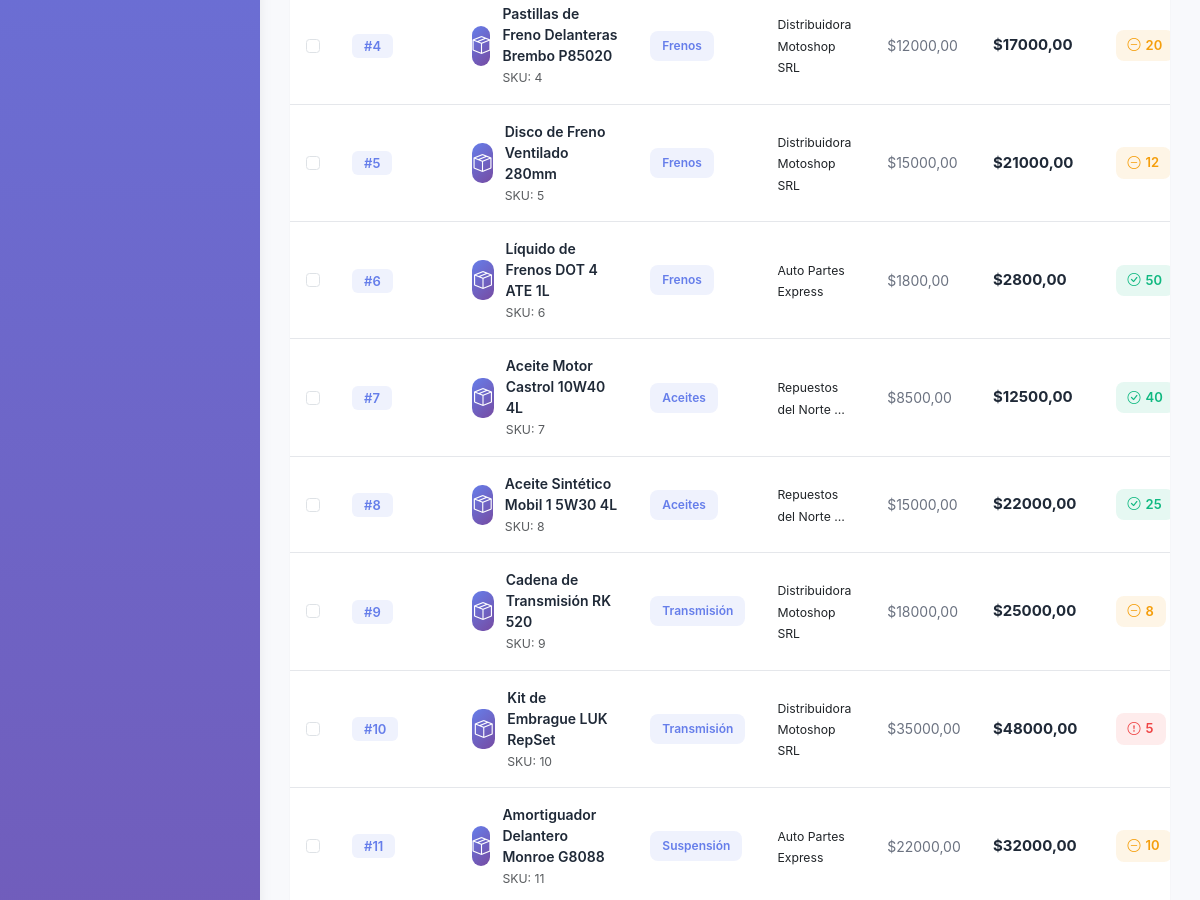
/inventario/productos/ (signed in, middle part), run on an earlier commit of the app's database.
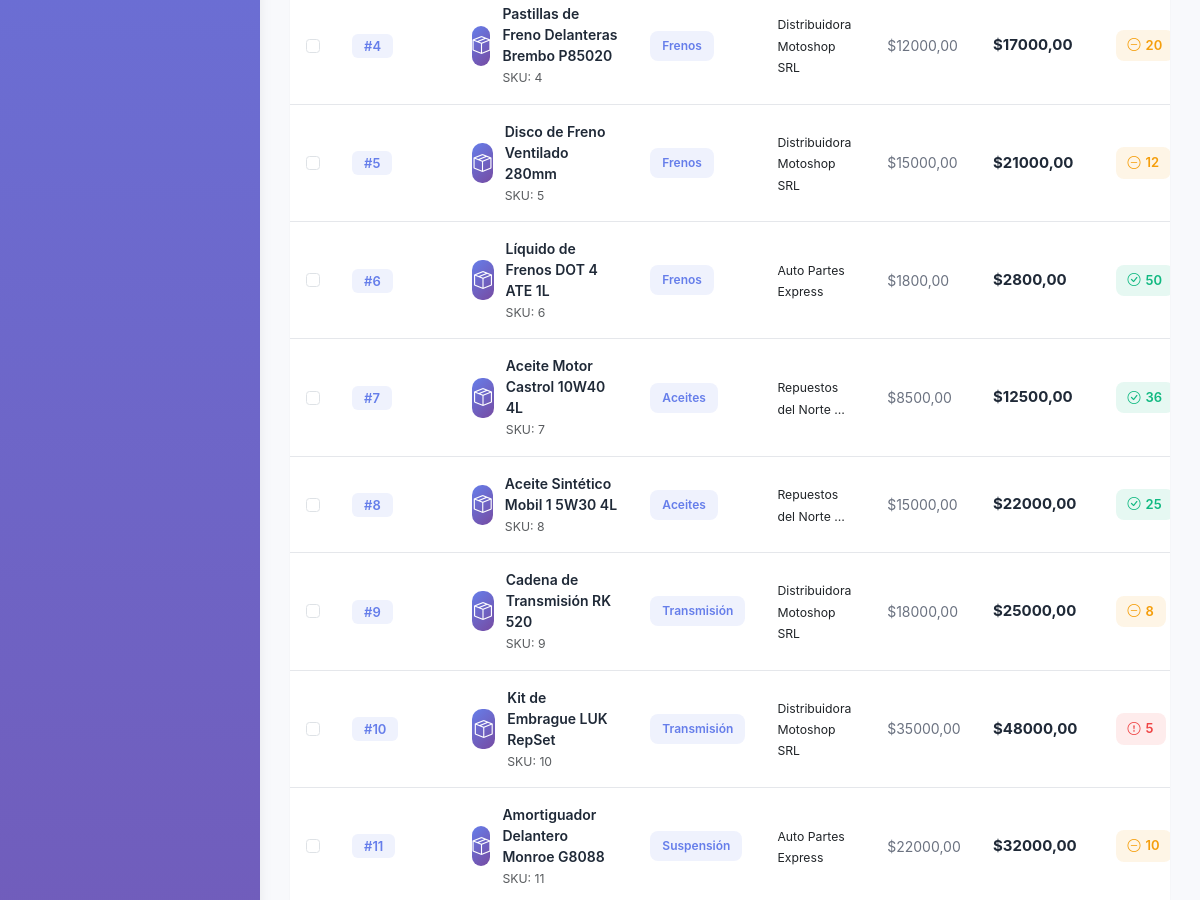
And on a later commit of the database.
### apps/inventario/models.py (models this page shows, shortened)
class Producto(models.Model):
    codigo = models.IntegerField(unique=True)
    descripcion = models.TextField(blank=True, null=True)
    precio_costo = models.DecimalField(max_digits=10, decimal_places=2)
    precio_venta = models.DecimalField(max_digits=10, decimal_places=2)
    stock = models.IntegerField(default=0)
    stock_minimo = models.IntegerField(default=5, help_text='Stock mínimo para alertas')
    categoria = models.ForeignKey(Categoria, on_delete=models.SET_NULL, null=True, blank=True)
    proveedor = models.ForeignKey(Proveedor, on_delete=models.SET_NULL, null=True, blank=True)
    estado = models.IntegerField(default=1)
    class Meta:
        db_table = 'productos'
        verbose_name = 'Producto'
        verbose_name_plural = 'Productos'
    @property
    def margen_ganancia(self):
        if self.precio_costo > 0:
            return ((self.precio_venta - self.precio_costo) / self.precio_costo) * 100
        return 0

class Categoria(models.Model):
    nombre = models.CharField(max_length=200, unique=True)
    estado = models.IntegerField(default=1)
    class Meta:
        db_table = 'categorias'
        verbose_name = 'Categoría'
        verbose_name_plural = 'Categorías'

class Proveedor(models.Model):
    CONDICIONES_IVA = [
        ('Responsable Inscripto', 'Responsable Inscripto'),
        ('Monotributista', 'Monotributista'),
        ('Exento', 'Exento'),
        ('Consumidor Final', 'Consumidor Final'),
    ]
    razon_social = models.CharField(max_length=200)
    codigo_proveedor = models.IntegerField(unique=True)
    cuit = models.CharField(max_length=13, unique=True)
    nombre_contacto = models.CharField(max_length=200, blank=True, null=True)
    telefono = models.CharField(max_length=20, blank=True, null=True)
    direccion = models.TextField(blank=True, null=True)
    email = models.EmailField(blank=True, null=True)
    condicion_iva = models.CharField(max_length=50, choices=CONDICIONES_IVA)
    estado = models.IntegerField(default=1)
    class Meta:
        db_table = 'proveedores'
        verbose_name = 'Proveedor'
        verbose_name_plural = 'Proveedores'

### apps/inventario/views.py (the view)
# urls.py: path('productos/', views.lista_productos, name='lista_productos'),
@login_required
def lista_productos(request):
    productos = Producto.objects.filter(estado=1).select_related('categoria', 'proveedor')
    productos_stock_bajo = productos.filter(stock__lte=models.F('stock_minimo')).count()
    context = {
        'productos': productos,
        'productos_stock_bajo': productos_stock_bajo,
    }
    return render(request, 'inventario/lista_productos.html', context)

### templates/inventario/lista_productos.html (shortened to what the changed rows need)
{% extends 'base.html' %}
{% block content %}
<div class="card">
    <div class="card-body p-0">
        <div class="table-responsive">
            <table class="modern-table" id="tablaProductos">
                <tbody>
                    {% for producto in productos %}
                    <tr class="producto-row"
                        data-producto-id="{{ producto.id }}"
                        data-codigo="{{ producto.codigo }}"
                        data-descripcion="{{ producto.descripcion }}"
                        data-categoria="{{ producto.categoria.nombre|default:'' }}"
                        data-stock="{{ producto.stock }}"
                        data-precio-costo="{{ producto.precio_costo }}"
                        data-precio-venta="{{ producto.precio_venta }}"
                        data-categoria-id="{{ producto.categoria.id|default:'' }}"
                        data-proveedor-id="{{ producto.proveedor.id|default:'' }}"
                        data-proveedor="{{ producto.proveedor.razon_social|default:'Sin proveedor' }}"
                        data-margen="{{ producto.margen_ganancia|floatformat:1 }}"
                        data-stock-minimo="{{ producto.stock_minimo }}">
                        <td>
                            <input type="checkbox" class="form-check-input">
                        </td>
                        <td>
                            <span class="code-badge">#{{ producto.codigo }}</span>
                        </td>
                        <td>
                            <div class="product-info">
                                <div class="product-avatar">
                                    <i class="bi bi-box-seam"></i>
                                </div>
                                <div>
                                    <div class="product-name">{{ producto.descripcion|truncatewords:10 }}</div>
                                    <small class="text-muted">SKU: {{ producto.codigo }}</small>
                                </div>
                            </div>
                        </td>
                        <td>
                            {% if producto.categoria %}
                                <span class="badge-modern" style="background: rgba(102, 126, 234, 0.1); color: #667eea;">
                                    {{ producto.categoria.nombre }}
                                </span>
                            {% else %}
                                <span class="badge-modern" style="background: #f3f4f6; color: #6b7280;">
                                    Sin categoría
                                </span>
                            {% endif %}
                        </td>
                        <td>
                            {% if producto.proveedor %}
                                <small>{{ producto.proveedor.razon_social|truncatewords:3 }}</small>
                            {% else %}
                                <small class="text-muted">-</small>
                            {% endif %}
                        </td>
                        <td>
                            <span class="price-text">${{ producto.precio_costo }}</span>
                        </td>
                        <td>
                            <strong class="price-text-strong">${{ producto.precio_venta }}</strong>
                        </td>
                        <td>
                            {% if producto.stock <= producto.stock_minimo %}
                                <span class="stock-badge stock-low">
                                    <i class="bi bi-exclamation-circle"></i>
                                    {{ producto.stock }}
                                </span>
                            {% elif producto.stock <= producto.stock_minimo|add:"15" %}
                                <span class="stock-badge stock-medium">
                                    <i class="bi bi-dash-circle"></i>
                                    {{ producto.stock }}
                                </span>
                            {% else %}
                                <span class="stock-badge stock-high">
                                    <i class="bi bi-check-circle"></i>
                                    {{ producto.stock }}
                                </span>
                            {% endif %}
                        </td>
                    </tr>
                    {% endfor %}
                </tbody>
            </table>
        </div>
    </div>
</div>
                                {% regroup productos by categoria as categoria_list %}
                                {% regroup productos by proveedor as proveedor_list %}
{% endblock %}

What changed in the data, as far as the page shows it:
changed Producto "Aceite Motor Castrol 10W40 4L": stock "40" → "36"
